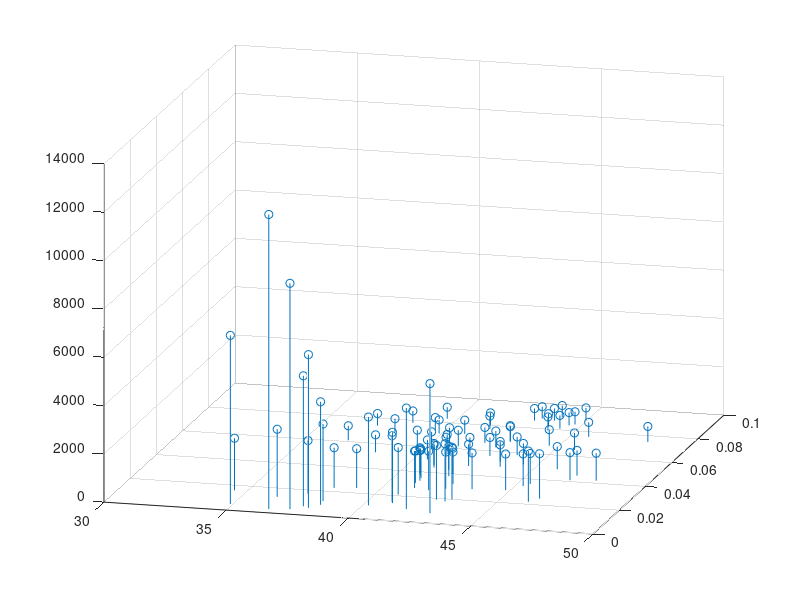

The MATLAB source for this figure:
clear all; close all; clc;
load lorgrafico.dat
h=lorgrafico(:,1);
err=lorgrafico(:,2);
tempo=h.*err;
% stem3(tempo,h,err)
% view(15,20)
stem3(tempo,h,err)
view(15,20)

% hold on
% plot(err)
